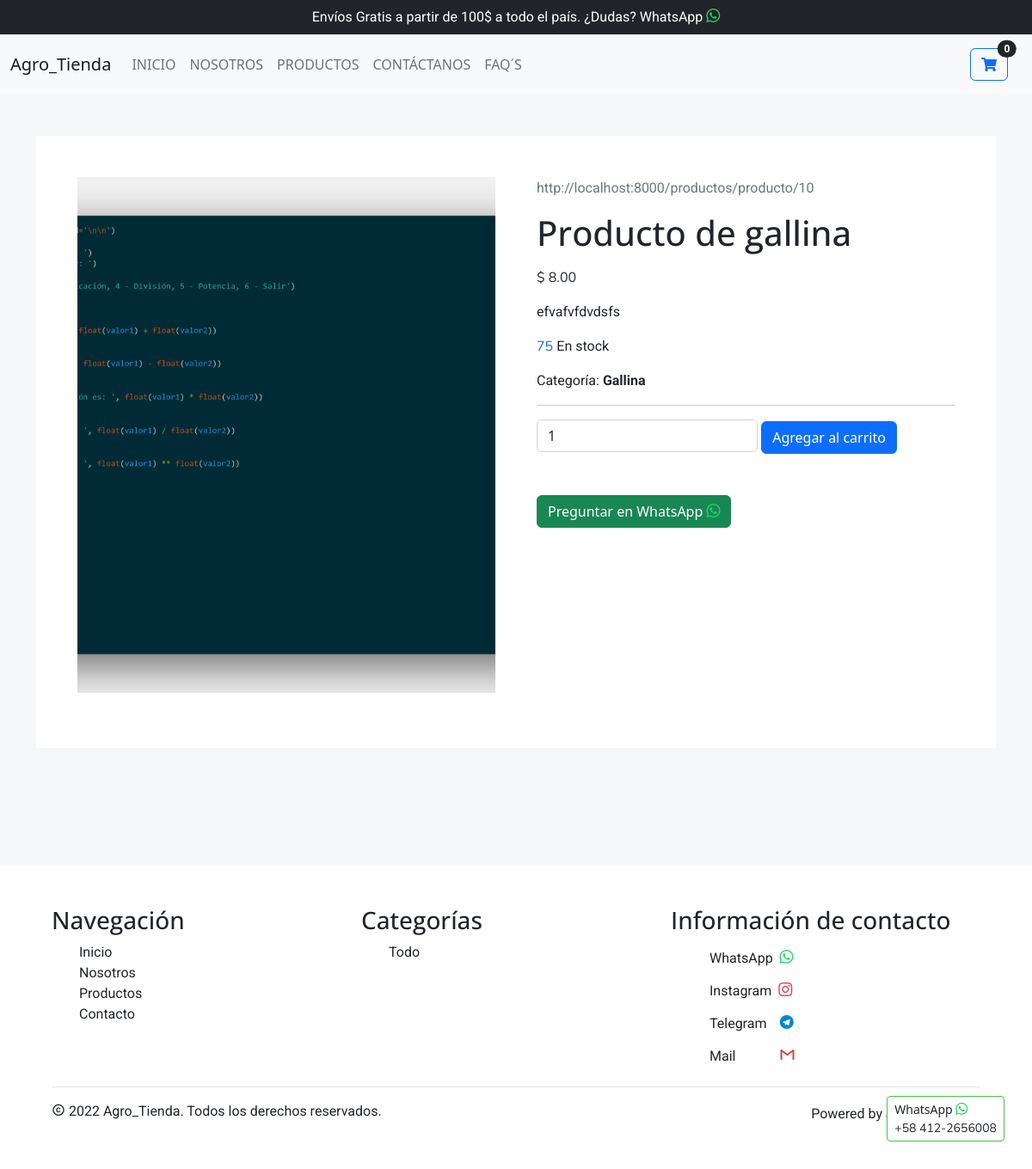
The page /productos/producto/10/ on the database its author committed.
### Productos/models.py (models this page shows, shortened)
class Producto(models.Model):
    nombre = models.CharField(max_length=50)
    descripcion = models.TextField()
    precio = models.DecimalField(max_digits=10, decimal_places=2)
    imagen = models.ImageField(upload_to='productos/', blank=True)
    cantidad = models.IntegerField(default=0)
    created_at = models.DateTimeField(auto_now_add=True)
    categoria = models.ForeignKey(Categoria, on_delete=models.SET_NULL, null=True, blank=True)
    recomendar = models.BooleanField(default=False)
    class Meta:
        ordering = ['-created_at']
    def get_absolute_url(self):
        host = 'http://localhost:8000'
        return host + '/productos/producto/' + str(self.id)

class Categoria(models.Model):
    nombre = models.CharField(max_length=50)
    descripcion = models.TextField()
    imagen = models.ImageField(upload_to='categorias', blank=True)

### Productos/views.py (the view)
# urls.py: path('producto/<id>/', detail_producto, name='detail_producto'),
def detail_producto(request, id):
    producto = Producto.objects.get(id=id)
    data = {
        'producto': producto,
    }
    number_prd_cart, cart, cart_prd = get_total_items_cart(request)
    data['number_prd_cart'] = number_prd_cart
    data['cart'] = cart
    data['cart_prd'] = cart_prd
    return render(request, 'productos/detail_producto.html', data)

### Productos/views.py (called while the page is built)
def get_total_items_cart(request):
    if 'cart' in request.session.keys():
        cart = Cart(request)
        number_prd_cart = 0
        cart_prd = []
        for item in cart.get_items():
            number_prd_cart += 1
            cart_prd.append(item)
        return number_prd_cart, cart, cart_prd
    else:
        return 0, None, None

### Productos/templates/productos/detail_producto.html (shortened to what this page needs)
{% extends 'users/base.html' %}
{% load static %}
{% load humanize %}
{% block styles %}
    <link rel="stylesheet" href="{% static 'productos/css/detail_producto.css' %}">
{% endblock %}
{% block container %}
    <div class="container" style="min-height: 100vh">
        <div class="content-product">
            <div class="img_product">
                <figure style="background-image: url({{ producto.imagen.url }})"></figure>
            </div>
            <div class="product_info">
                <a href="{{ producto.get_absolute_url }}" class="text-muted text text-decoration-none">{{ producto.get_absolute_url }}</a>
                <h1 class="title mt-3">{{ producto.nombre }}</h1>
                <p class="precio number mt-3">$ {{ producto.precio | intcomma }}</p>
                <p class="description text">{{ producto.descripcion }}</p>
                <p class="cantidad number"><span class="text-primary">{{ producto.cantidad }}</span> <span class="text">En stock</span></p>
                <p class="category text">Categoría: <span class="fw-bold">{{ producto.categoria.nombre }}</span></p>
                <hr>
                <div class="cart-form">
                    <form action="{% url 'add_to_cart' producto.id %}" method="post" enctype="multipart/form-data">
                        <input type="number" class="form-control" value="1" name="cantidad" style="width: min-content; display: inline-block">
                        <button type="submit" class="btn btn-primary btn-add-cart">Agregar al carrito</button>
                    </form>
                    <a href="https://wa.me/584129032865/?text=Hola, me puede dar información de este producto {{ producto.get_absolute_url }} Producto: {{ producto.nombre }}" class="btn btn-success mt-5">Preguntar en WhatsApp <span class="icon-whatsapp"></span></a>
                </div>
            </div>
        </div>
    </div>
{% endblock %}

### Productos/static/productos/css/detail_producto.css (style rules this page uses)
.content-product { display: grid; grid-template-columns: 1fr 1fr; gap: 3rem; padding: 3rem; background-color: #fff; margin-top: 3rem; }
.content-product .img_product figure { width: 100%; height: 600px; background-size: cover; background-position: center; background-repeat: no-repeat; }

### Users/static/users/general/base.css (style rules this page uses)
.number { font-family: 'Nunito', sans-serif; }
.title { font-family: 'Open Sans', sans-serif; }
.text { font-family: 'Roboto', sans-serif; }
body { background-color: #f5f7f9 !important; scroll-behavior: smooth; }

### rows shown on the page
Producto: imagen (picture), get_absolute_url "http://localhost:8000/productos/producto/10", nombre "Producto de gallina", precio "8.00", descripcion "efvafvfdvdsfs", cantidad "75", categoria.nombre "Gallina"
